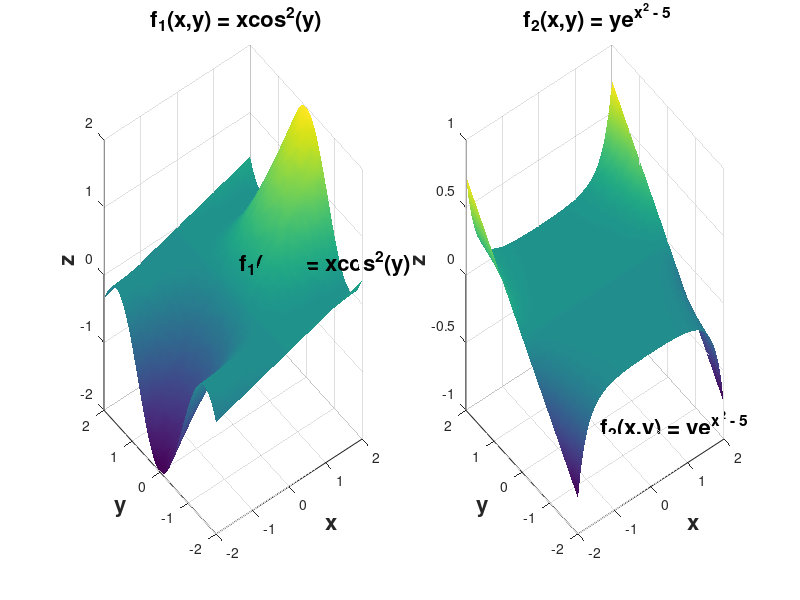

Write MATLAB code to recreate this figure.
%% Assignment 3

%% Exercise 2

xmin = -2; xmax = 2; ymin = -2; ymax = 2;
npoints = 51;
xs = linspace(xmin, xmax, npoints);
ys = linspace(ymin, ymax, npoints);

[X, Y] = meshgrid(xs, ys);
f1 = X .* cos(Y).^2;
f2 = Y .* exp(X.^2 - 5);

figure;
subplot(1,2,1);
surf(X, Y, f1);
shading interp;
% Set labels to be bold and size 16
title('\bf f_1(x,y) = xcos^2(y)', 'FontSize', 16);
xlabel('\bf x', 'FontSize', 16);
ylabel('\bf y', 'FontSize', 16);
zlabel('\bf z', 'FontSize', 16);
text(0, 0, 0.4, '\bf f_1(x,y) = xcos^2(y)', 'FontSize', 16);

subplot(1,2,2);
surf(X, Y, f2);
shading interp;
% Set labels to be bold and size 16
title('\bf f_2(x,y) = ye^{x^2 - 5}', 'FontSize', 16);
xlabel('\bf x', 'FontSize', 16);
ylabel('\bf y', 'FontSize', 16);
zlabel('\bf z', 'FontSize', 16);
text(0, 0, -1, '\bf f_2(x,y) = ye^{x^2 - 5}', 'FontSize', 16);
